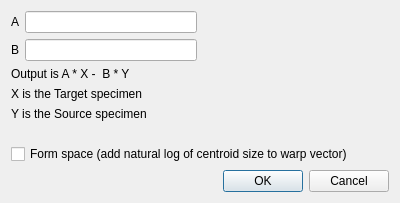
<ui version="4.0" >
 <class>SubtractDialog</class>
 <widget class="QDialog" name="SubtractDialog" >
  <property name="geometry" >
   <rect>
    <x>0</x>
    <y>0</y>
    <width>400</width>
    <height>203</height>
   </rect>
  </property>
  <property name="windowTitle" >
   <string>Subtract</string>
  </property>
  <layout class="QGridLayout" name="gridLayout" >
   <item row="5" column="0" >
    <widget class="QLabel" name="label_4" >
     <property name="text" >
      <string>Output is A * X -  B * Y</string>
     </property>
    </widget>
   </item>
   <item row="6" column="0" >
    <widget class="QLabel" name="label_5" >
     <property name="text" >
      <string>X is the Target specimen</string>
     </property>
    </widget>
   </item>
   <item row="7" column="0" >
    <widget class="QLabel" name="label_3" >
     <property name="text" >
      <string>Y is the Source specimen</string>
     </property>
    </widget>
   </item>
   <item row="1" column="0" >
    <layout class="QGridLayout" name="gridLayout_2" >
     <item row="0" column="0" >
      <widget class="QLabel" name="label" >
       <property name="text" >
        <string>A</string>
       </property>
      </widget>
     </item>
     <item row="0" column="2" >
      <widget class="QLineEdit" name="lineEdit" />
     </item>
     <item row="1" column="0" >
      <widget class="QLabel" name="label_2" >
       <property name="text" >
        <string>B</string>
       </property>
      </widget>
     </item>
     <item row="1" column="2" >
      <widget class="QLineEdit" name="lineEdit_2" />
     </item>
    </layout>
   </item>
   <item row="1" column="1" >
    <spacer name="horizontalSpacer" >
     <property name="orientation" >
      <enum>Qt::Horizontal</enum>
     </property>
     <property name="sizeHint" stdset="0" >
      <size>
       <width>40</width>
       <height>20</height>
      </size>
     </property>
    </spacer>
   </item>
   <item row="10" column="1" >
    <widget class="QDialogButtonBox" name="buttonBox" >
     <property name="orientation" >
      <enum>Qt::Horizontal</enum>
     </property>
     <property name="standardButtons" >
      <set>QDialogButtonBox::Cancel|QDialogButtonBox::Ok</set>
     </property>
    </widget>
   </item>
   <item row="9" column="0" colspan="2" >
    <widget class="QCheckBox" name="checkBox" >
     <property name="text" >
      <string>Form space (add natural log of centroid size to warp vector)</string>
     </property>
    </widget>
   </item>
   <item row="8" column="0" >
    <spacer name="verticalSpacer" >
     <property name="orientation" >
      <enum>Qt::Vertical</enum>
     </property>
     <property name="sizeHint" stdset="0" >
      <size>
       <width>20</width>
       <height>40</height>
      </size>
     </property>
    </spacer>
   </item>
  </layout>
 </widget>
 <resources/>
 <connections>
  <connection>
   <sender>buttonBox</sender>
   <signal>accepted()</signal>
   <receiver>SubtractDialog</receiver>
   <slot>accept()</slot>
   <hints>
    <hint type="sourcelabel" >
     <x>248</x>
     <y>254</y>
    </hint>
    <hint type="destinationlabel" >
     <x>157</x>
     <y>274</y>
    </hint>
   </hints>
  </connection>
  <connection>
   <sender>buttonBox</sender>
   <signal>rejected()</signal>
   <receiver>SubtractDialog</receiver>
   <slot>reject()</slot>
   <hints>
    <hint type="sourcelabel" >
     <x>316</x>
     <y>260</y>
    </hint>
    <hint type="destinationlabel" >
     <x>286</x>
     <y>274</y>
    </hint>
   </hints>
  </connection>
 </connections>
</ui>
